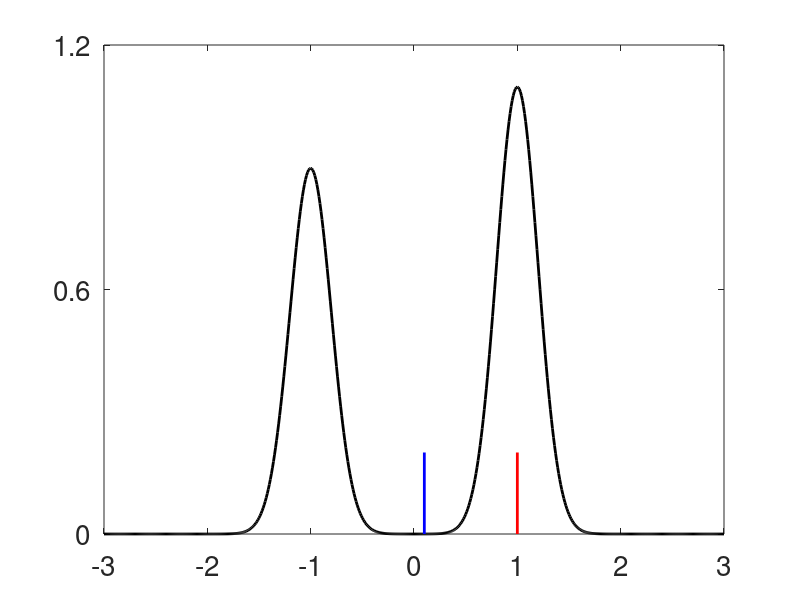
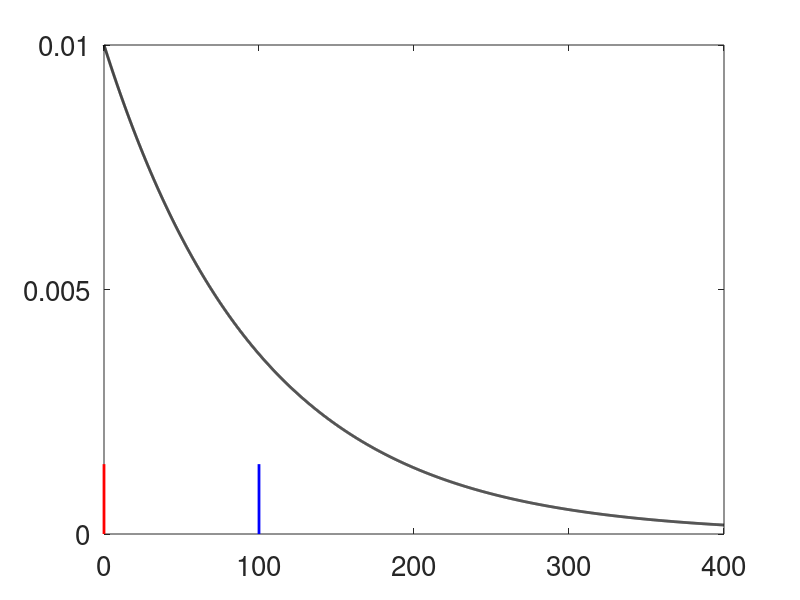

The MATLAB source for these figures, in order:
pkg load statistics

x = [-3:.01:3];
y = 0.45*normpdf(x,-1,0.2)+0.55*normpdf(x,1,0.2);
plot(x,y,'LineWidth',2.0,"color","k")
line ([0.1 0.1], [0 0.2], "linewidth", 2, "linestyle", "-", "color", "b");
line ([1 1], [0 0.2], "linewidth", 2,"linestyle", "-", "color", "r");
set(gca,'XTick',-3:1:3,"fontsize",20);
set(gca,'YTick',0:0.6:1.2,"fontsize",20);
print -dpng CMleqMAP

x = [0:.1:400];
y_gam = exppdf(x,100);
plot(x,y_gam,'LineWidth',2.0,"color","k")
line ([100 100], [0 0.01/7],"linewidth", 2, "linestyle", "-", "color", "b");
line ([0 0], [0 0.01/7],"linewidth", 2, "linestyle", "-", "color", "r");
set(gca,'XTick',0:100:400,"fontsize",20);
set(gca,'YTick',0:0.005:0.01,"fontsize",20);
print -dpng CMgeqMAP